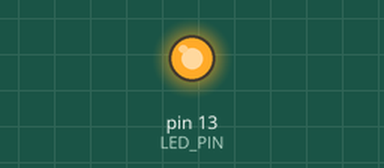
The sketch below on a simulated Arduino Uno, built with avr-gcc and run on an emulated ATmega328P. Parts: output pins drawn as LEDs (lit = HIGH). Random numbers use the default seed unless the sketch sets one; no radio packets arrive unless stated; pins used as bus, display or sensor lines are not drawn.

Above: at 60.5 s.
At 90.8 s:
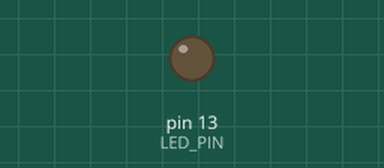
Timing chart, 0 to 130.0 s (numbered marks = the images above):
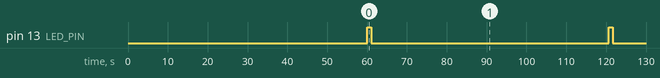

The sketch:

node.ino
```cpp
#include <SPI.h>
#include <EEPROM.h>
#include <RH_RF69.h>
#include <RHReliableDatagram.h>
#include <math.h>
#include <stdlib.h>
#include <stdio.h>
#include <Adafruit_SleepyDog.h>

#include "sensor.h"
#include "tree_data.h"

struct Packet {
    uint16_t reading[NUM_SENSORS];
    uint16_t age;
    uint8_t number;
    uint8_t origin_id;
    uint8_t current_id;
};

#include "queue.h"
#include "duplicate.h"

// NOTE: uncomment whichever id method you use
// Hardcode id
uint8_t my_id = 129;
// Read id from EEPROM
// uint8_t my_id = EEPROM.read(EEPROM.length() - 1);
NodeData my_data;
NodeData parent_data;

#define PRINT_DEBUG     false
#define PRINT_STATE_DEBUG false
#define WAIT_FOR_SERIAL false
#define RF69_FREQ       433.0
#define RFM69_CS        8
#define RFM69_INT       7
#define RFM69_RST       4
#define LED_PIN         13
#define LED_PERIOD      (60ul * 1000ul)
#define REPORT_PERIOD   (60ul * 1000ul)

#define PACKET_PERIOD           (15ul * 60ul * 1000ul)
#define HEALTH_PACKET_PERIOD    (60ul * 60ul * 1000ul)
#define RX_RATE                 (600.0f)
#define TX_RATE                 (200.0f)
#define FAKE_SLEEP_DURATION     (60ul * 1000ul)
#define GATEWAY_ALWAYS_ON       false


RH_RF69 rf69(RFM69_CS, RFM69_INT);
RHReliableDatagram rf69_manager(rf69, my_id);
Queue packet_queue;
float current_frequency = 0.0f;
uint8_t packet_number = 0;
typedef enum { Start, Receive, Transmit, Reading, HealthPacket } State;
State current_state = Start;
uint32_t next_reading = 0;
uint32_t next_health = 0;
uint32_t next_transmit = 0;
uint32_t next_receive = 0;
uint32_t current_tx_sleep = 0;
uint32_t current_rx_sleep = 0;
// need this boolean to tell when to generate a new tx time
bool transmit_valid = false;

bool got_packet_from_131 = false;

float expovariate(float rate);
uint32_t convert_to_sleepydog_time(uint32_t time);

void setup() {
    pinMode(LED_PIN, OUTPUT);

    delay(60ul * 1000ul);

    Serial.begin(115200);

    // Turn on LED while waiting for serial for debugging
    digitalWrite(LED_PIN, HIGH);

    if (WAIT_FOR_SERIAL || my_id == 254) {
        while (!Serial) {
            delay(1);
        }
    }

    digitalWrite(LED_PIN, LOW);

    // Read node and parent data
    memcpy_P(&my_data, &tree_data[my_id], sizeof(NodeData));
    if (my_data.parent != NO_ID) {
        memcpy_P(&parent_data, &tree_data[my_data.parent], sizeof(NodeData));
    }

    // NOTE: has to happen here right after serial connection is made
    if (my_data.has_sensor) {
        setup_sensors();
    }

    initialize_children_array();

    pinMode(2, OUTPUT); // set up for the sensor voltage
    pinMode(RFM69_RST, OUTPUT);
    digitalWrite(RFM69_RST, LOW);

    // reset radio
    // NOTE: is this needed?
    digitalWrite(RFM69_RST, HIGH);
    delay(10);
    digitalWrite(RFM69_RST, LOW);
    delay(10);

    if (!rf69_manager.init()) {
        while (true) {
            delay(1);
            Serial.println("RFM69 radio init failed");
        }
    }

    // Defaults after init are 434.0MHz, modulation GFSK_Rb250Fd250, +13dbM (for low power module)
    // No encryption
    if (!rf69.setFrequency(RF69_FREQ)) {
        while (true) {
            delay(1);
            Serial.println("setFrequency failed");
        }
    }

    // If you are using a high power RF69 eg RFM69HW, you *must* set a Tx power with the
    // ishighpowermodule flag set like this:
    // power range is 14-20, 2nd arg must be true for 69HCW
    rf69.setTxPower(20, true);

    // The encryption key has to be the same as the one in the server
    uint8_t key[] = { 0x01, 0x02, 0x03, 0x04, 0x05, 0x06, 0x07, 0x08, 0x01, 0x02, 0x03, 0x04, 0x05, 0x06, 0x07, 0x08};
    rf69.setEncryptionKey(key);

    rf69_manager.setRetries(0);
    rf69_manager.setTimeout(10);

    // generate health or reading packet on startup
    if (my_data.parent == NO_ID) {
        current_state = Receive;
    } else {
        if (!my_data.has_sensor) {
            current_state = HealthPacket;
            next_receive = expovariate(RX_RATE);
        } else {
            current_state = Reading;
        }
        // Both relay and sensor nodes will need a tx sleep
        next_transmit = expovariate(TX_RATE);
        transmit_valid = true;
    }
}

int free_ram() {
    extern int __heap_start, *__brkval;
    int v;
    return (int) &v - (__brkval == 0 ? (int) &__heap_start : (int) __brkval);
}

float expovariate(float rate) {
    float k = -((float) random(0, RAND_MAX) / (RAND_MAX + 1));
    return -log(1.0f - k) / (1 / rate);
}

uint32_t convert_to_sleepydog_time(uint32_t time) {
    uint32_t remainder = time;
    remainder = remainder % 250;
    remainder = remainder % 15;
    uint32_t sleepydog_time = time - remainder;
    if (sleepydog_time < 15) {
        sleepydog_time = 15;
    }
    return sleepydog_time;
}

uint32_t millis_error = 0;
uint32_t correct_millis() {
    return millis() + millis_error;
}

uint16_t compress_float(float f) {
    // NOTE: 0.0f is reserved for N/A value of -127.0f when no sensor is connected or sensor is faulty
    if (f == -127.0f) {
        f = 0.0f;
    } else {
        // Limit to 0.1f-99.0f range
        if (f < 0.1f) {
            f = 0.1f;
        } else if (f > 99.0f) {
            f = 99.0f;
        }
    }

    return (uint16_t) round(f / 99.0f * UINT16_MAX);
}

float decompress_float(uint16_t f) {
    return f * 99.0f / UINT16_MAX;
}

void blink_led_periodically() {
    static uint32_t prev_time = 0;

    uint32_t current_time = correct_millis();

    if (current_time - prev_time > LED_PERIOD) {
        prev_time = current_time;
        digitalWrite(LED_PIN, HIGH);
        delay(1000);
        digitalWrite(LED_PIN, LOW);
    }
}


void report_periodically() {
    static uint32_t last_report_time = 0;
    uint32_t current_time = correct_millis();
    if (current_time - last_report_time > REPORT_PERIOD || current_state == Reading || current_state == HealthPacket) {
        last_report_time = current_time;
        Serial.print("Report: T: ");
        Serial.print(millis());
        Serial.print(" TX: ");
        Serial.print(next_transmit);
        Serial.print(" RX: ");
        Serial.print(next_receive);
        Serial.print(" Rd: ");
        Serial.print(next_reading);
        Serial.print(" Ht: ");
        Serial.print(next_health);
        Serial.print(" TX_valid: ");
        Serial.println(transmit_valid);
    }
}

#define print_float(x) (int) (round(x * 10) / 10), ((int) round(x * 10.0f)) % 10

void print_packet(struct Packet p) {
    // 1 uint16 (5 chars)
    // 3 uint8 (3 chars)
    // 6 floats (formatted as 12.3, so 4 chars)
    // 9 commas
    // null-terminator
    // 1 more char for leeway
    static char print_packet_buffer[5 + 3 * 3 + 6 * 4 + 9 + 1 + 1];
    int print_size = snprintf(print_packet_buffer, sizeof(print_packet_buffer), "%u,%u,%u,%u,%d.%d,%d.%d,%d.%d,%d.%d,%d.%d,%d.%d",
        p.age,
        p.current_id,
        p.number,
        p.origin_id,
        print_float(decompress_float(p.reading[0])),
        print_float(decompress_float(p.reading[1])),
        print_float(decompress_float(p.reading[2])),
        print_float(decompress_float(p.reading[3])),
        print_float(decompress_float(p.reading[4])),
        print_float(decompress_float(p.reading[5])));

    if (Serial) {
        Serial.println(print_packet_buffer);

        if ((size_t)print_size > sizeof(print_packet_buffer)) {
            Serial.println("print_packet_buffer too small");
        }
    }
}

void sleep(uint32_t sleep_time) {
    static uint32_t time_slept_total = 0;

    uint32_t intended_sleep_time = sleep_time;

    if (time_slept_total < FAKE_SLEEP_DURATION) {
        time_slept_total += sleep_time;
    }

    // NOTE: Don't sleep for real at the start so that serial doesn't disconnect and board can be reflashed easily
    if (my_data.parent == NO_ID || time_slept_total < FAKE_SLEEP_DURATION) {
        // Gateway node doesn't sleep to prevent serial disconnect
        delay(sleep_time);
    } else {
        // Other nodes sleep for real
        uint32_t time_before = correct_millis();

        // input to sleep function is only suggested sleep time, HW may sleep less
        while (sleep_time > INT16_MAX) {
            sleep_time -= Watchdog.sleep(INT16_MAX);
        }
        int sleep_time_int = sleep_time;
        while (sleep_time_int > 0) {
            sleep_time_int -= Watchdog.sleep(sleep_time_int);
        }

        // Record clock error
        uint32_t perceived_sleep_time = correct_millis() - time_before;
        if (perceived_sleep_time < intended_sleep_time) {
            millis_error += intended_sleep_time - perceived_sleep_time;
        }
    }
}

void loop_tx() {
    // Set frequency
    float expected_frequency = parent_data.rx_frequency;
    if (current_frequency != expected_frequency) {
        rf69.setFrequency(expected_frequency);
        current_frequency = expected_frequency;
    }
    // Turn on radio
    rf69.setModeIdle();
    bool tx_success = false;
    do {
        tx_success = false;

        if (packet_queue.size > 0) {
            Packet packet = packet_queue.front();

            if (my_data.has_sensor == false && packet.origin_id == my_id) {
                packet.reading[1] = compress_float((float)packet_queue.size);
            }

            // Transmit
            tx_success = rf69_manager.sendtoWait((uint8_t *) &packet, sizeof(Packet), my_data.parent);
        }

        if (tx_success) {
            Packet popped = packet_queue.pop();

            if (PRINT_DEBUG) {
                Serial.print("|TX,");
                print_packet(popped);
            }
        }
    } while (tx_success && packet_queue.size > 0);
    // Chain tx's until a failed transmit or queue is empty
    rf69.sleep();  // turn off radio
}

void loop_rx() {
    if (packet_queue.size == QUEUE_SIZE_MAX) {
        return;
    }

    // Set frequency
    float expected_frequency = my_data.rx_frequency;
    if (current_frequency != expected_frequency) {
        rf69.setFrequency(expected_frequency);
        current_frequency = expected_frequency;
    }
    // Turn on radio
    rf69.setModeRx();
    static uint8_t buffer[RH_RF69_MAX_MESSAGE_LEN];
    bool rx_success;
    do {
        rx_success = false;
        uint32_t start_time = correct_millis();

        // Clear buffer
        if (rf69_manager.available()) {
            uint8_t len = sizeof(buffer);
            rf69.recv(buffer, &len);
        }

        Packet p;

        bool duplicate = false;
        while (correct_millis() - start_time < 10) {
            if (rf69_manager.available()) {
                // Wait for a message addressed to us from the client
                uint8_t len = sizeof(buffer);
                uint8_t from;
                // NOTE: don't ack because this node is for spying
                if (rf69_manager.recvfrom(buffer, &len, &from)) {
                    // zero out remaining string
                    buffer[len] = 0;

                    memcpy(&p, buffer, sizeof(Packet));
                    // NOTE: do not chain
                    // rx_success = true;
                    rx_success = false;

                    if (p.current_id == 131) {
                        got_packet_from_131 = true;
                    }

                    // NOTE: Last node doesn't put packets into queue, they are "transferred" to gateway when packet is printer
                    // duplicate = is_duplicate(p);
                    // if (my_data.parent != NO_ID && !duplicate) {
                    //     p.current_id = my_id;
                    //     packet_queue.push(p);
                    // }

                    // if (duplicate && PRINT_DEBUG) {
                    //     Serial.print("duplicate: ");
                    //     Serial.println(p.number);
                    // }

                    break;
                }
            }
        }

        // Only last node prints to serial
        if (rx_success && (my_data.parent == NO_ID || PRINT_DEBUG) && (!duplicate)) {
            if (PRINT_DEBUG) {
                Serial.print("|RX,");
            }
            print_packet(p);
        }
    } while (rx_success && packet_queue.size < QUEUE_SIZE_MAX);
    // Chain rx's until a failed receive or queue is full
    rf69.sleep();  // Turn off radio
}

void health_packet_generate() {
    Packet new_packet = {
        .reading = {compress_float((float)packet_queue.size), 0, 0, 0, 0, 0},
        .age = 0,
        .number = packet_number,
        .origin_id = my_id,
        .current_id = my_id,
    };

    if (got_packet_from_131) {
        new_packet.reading[2] = compress_float(12.3f);
    } else {
        new_packet.reading[2] = compress_float(45.6f);
    }
    got_packet_from_131 = false;

    if (my_data.parent == NO_ID) {
        // this is gateway, so print something instead of push
        print_packet(new_packet);
    } else {
        // Clear space by deleting older packets
        if (packet_queue.size == QUEUE_SIZE_MAX) {
            packet_queue.pop();
        }
        packet_queue.push(new_packet);
    }
    if (PRINT_DEBUG) {
        Serial.print("Health_Packet created: ");
        Serial.println(packet_number);
        print_packet(new_packet);
    }
    packet_number++;
}

void data_packet_generate() {
    Packet new_packet = {
        .reading = {},
        .age = 0,
        .number = packet_number,
        .origin_id = my_id,
        .current_id = my_id,
    };
    float reading_f[NUM_SENSORS];
    read_temperatures(reading_f);
    for (int i = 0; i < NUM_SENSORS; i++) {
        new_packet.reading[i] = compress_float(reading_f[i]);
    }
    // Clear space by deleting older packets
    if (packet_queue.size == QUEUE_SIZE_MAX) {
        packet_queue.pop();
    }
    packet_queue.push(new_packet);
    if (PRINT_DEBUG) {
        Serial.print("Packet created: ");
        Serial.println(packet_number);
        print_packet(new_packet);
    }
    packet_number++;
}

void increment_packet_age(uint32_t time) {
    // NOTE: don't need to reset ms counter because inaccuracy of <1s doesn't matter
    static uint16_t packet_queue_age_ms[QUEUE_SIZE_MAX];

    if (packet_queue.size > 0) {
        for (size_t i = 0; i < QUEUE_SIZE_MAX; i++) {
            packet_queue_age_ms[i] += (uint16_t) time;

            if (packet_queue_age_ms[i] > 1000) {
                uint16_t d_seconds = packet_queue_age_ms[i] / 1000;
                packet_queue_age_ms[i] -= d_seconds * 1000;

                // Don't overflow age
                if (packet_queue.data[i].age < UINT16_MAX - d_seconds) {
                    packet_queue.data[i].age += d_seconds;
                }
            }
        }
    }
}

void loop() {
    static uint32_t loop_start;
    static uint32_t loop_end;
    loop_start = correct_millis();
    switch (current_state) {
        case Reading: {
            data_packet_generate();
            break;
        }
        case HealthPacket: {
            health_packet_generate();
            break;
        }
        case Transmit: {
            loop_tx();
            // need to generate new tx time
            transmit_valid = false;
            break;
        }
        case Receive: {
            loop_rx();
            break;
        }
    }
    // For debug purposes
    blink_led_periodically();

    State next_state;
    // gateway always receives
    if (my_data.parent == NO_ID && GATEWAY_ALWAYS_ON) {
        next_state = Receive;
    } else {
        // Unified sleep
        // Generate new transmit time if packet_queue is not empty and we just
        // transmitted
        if (packet_queue.size > 0 &&
            (current_state == Transmit || !transmit_valid)) {
            next_transmit = expovariate(TX_RATE);
        transmit_valid = true;
    }
    // Generate new receive time if there's no sensors (isRelay)
    if (!my_data.has_sensor && current_state == Receive) {
        next_receive = expovariate(RX_RATE);
    }
    // Generate new reading generation time if there are sensors and we just
    // generated a data packet
    if (my_data.has_sensor && current_state == Reading) {
        next_reading = PACKET_PERIOD;
    }
    // Generate new health packet generation time if is relay and we just
    // generated a health packet
    if (!my_data.has_sensor && current_state == HealthPacket) {
        next_health = HEALTH_PACKET_PERIOD;
    }
    uint32_t next_time;
    if (my_data.has_sensor) {
        if (transmit_valid) {
                // transmit, or generate data
                // must not be <= or else it will always be in transmit mode while sleeping 0
            if (next_transmit < next_reading) {
                next_time = next_transmit;
                next_state = Transmit;
            } else {
                next_time = next_reading;
                next_state = Reading;
            }
        } else {
            next_time = next_reading;
            next_state = Reading;
        }
    } else {
            // transmit, receive, or generate health
        if (transmit_valid) {
                // prioritizes transmit
            if (next_transmit <= next_receive) {
                next_time = next_transmit;
                next_state = Transmit;
            } else {
                next_time = next_receive;
                next_state = Receive;
            }

                // prioritize health
            if (next_health <= next_time) {
                next_time = next_health;
                next_state = HealthPacket;
            }
        } else {
                // transmit time is not valid, do not consider next_transmit
            if (next_receive < next_health) {
                next_time = next_receive;
                next_state = Receive;
            } else {
                next_time = next_health;
                next_state = HealthPacket;
            }
        }
    }
    if (PRINT_STATE_DEBUG) {
        report_periodically();
    }
    if (PRINT_STATE_DEBUG) {
        switch (next_state) {
            case Transmit: {
                Serial.print("Transmit: ");
                break;
            }
            case Receive: {
                Serial.print("Receive: ");
                break;
            }
            case HealthPacket: {
                Serial.print("Health: ");
                break;
            }
            case Reading: {
                Serial.print("Reading: ");
                break;
            }
        }
        Serial.println(next_time);
    }
    sleep(next_time);

        // Update packet ages
    increment_packet_age(correct_millis() - loop_start);
    loop_end = correct_millis();
    uint32_t offset = loop_end - loop_start;
    if (next_transmit > offset) {
        next_transmit -= offset;
    } else {
        next_transmit = 0;
    }
    if (next_receive > offset) {
        next_receive -= offset;
    } else {
        next_receive = 0;
    }
    if (next_reading > offset) {
        next_reading -= offset;
    } else {
        next_reading = 0;
    }
    if (next_health > offset) {
        next_health -= offset;
    } else {
        next_health = 0;
    }
}
    // Update packet ages
current_state = next_state;
}
```

Source omitted: duplicate.h (1575 bytes), queue.h (547 bytes), sensor.h (1789 bytes), tree_data.h (28299 bytes)

Measured:
- by itself, pin 13 (LED_PIN): alternates HIGH for 1.0 s and LOW for 59.6 s
